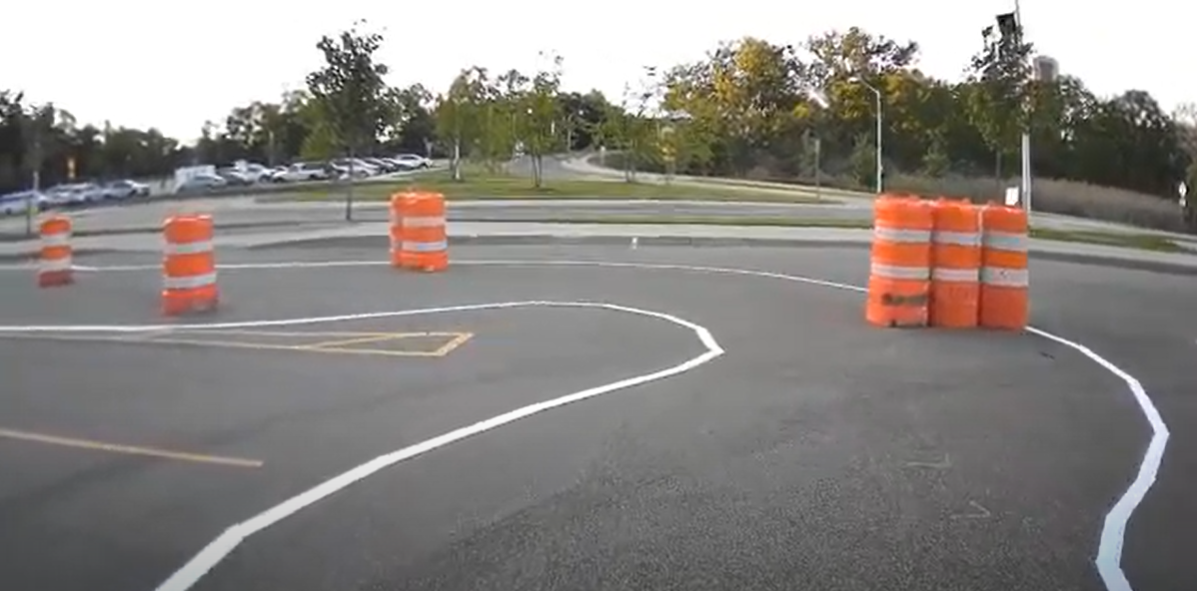
#> input picture line_detection_test/LineDetection2.png, 1197 x 591 px, found by its file name
$ python basic_line_detection_test.py
#> lines starting #> are read from the running program, lines starting #| are printed output that depends on the picture; after the words box and inside, x2 and y2 are one past the last pixel; in counts of white or black regions, pixels touching at a corner belong together; pictures that were not available may be replaced by others from this repository, and a replacement may not be noted
import os
import numpy as np
import cv2 as cv
from matplotlib import pyplot as plt

# making an array of subplots
fig, axs = plt.subplots(2, 2, figsize=(10, 5))

img = cv.imread('./Line_Detection/LineDetection2.png', cv.IMREAD_GRAYSCALE)
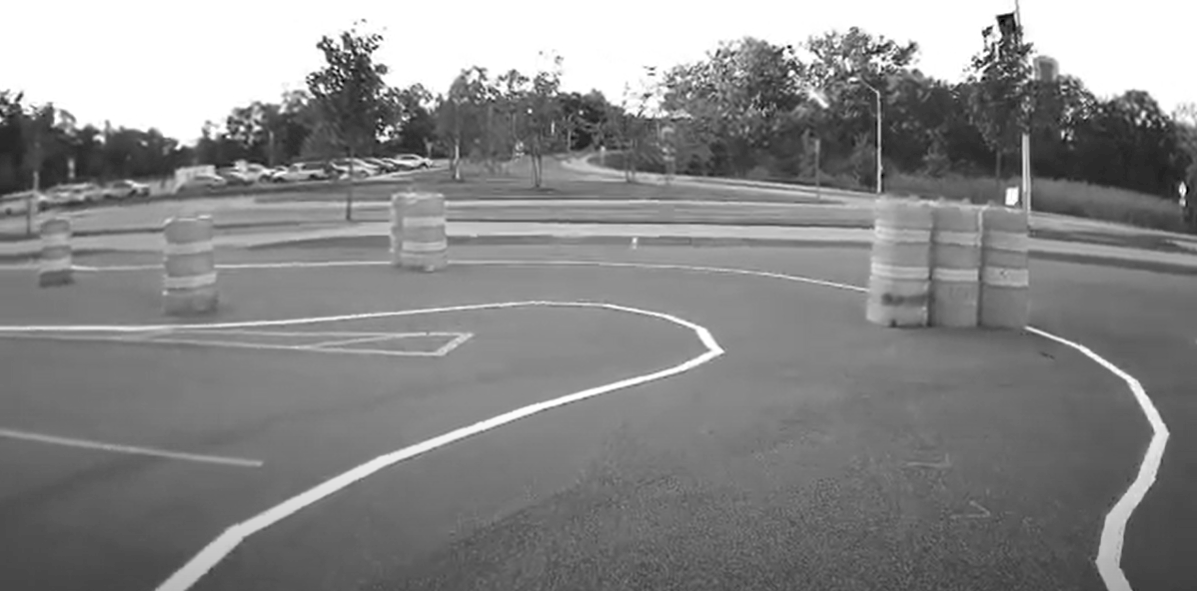
#> img: shape (591, 1197); min 0, max 255, mean 135.7
assert img is not None, "Image file could not be read"

edges = cv.blur(img, (5, 5))
edges2 = cv.Canny(edges, 100, 200)
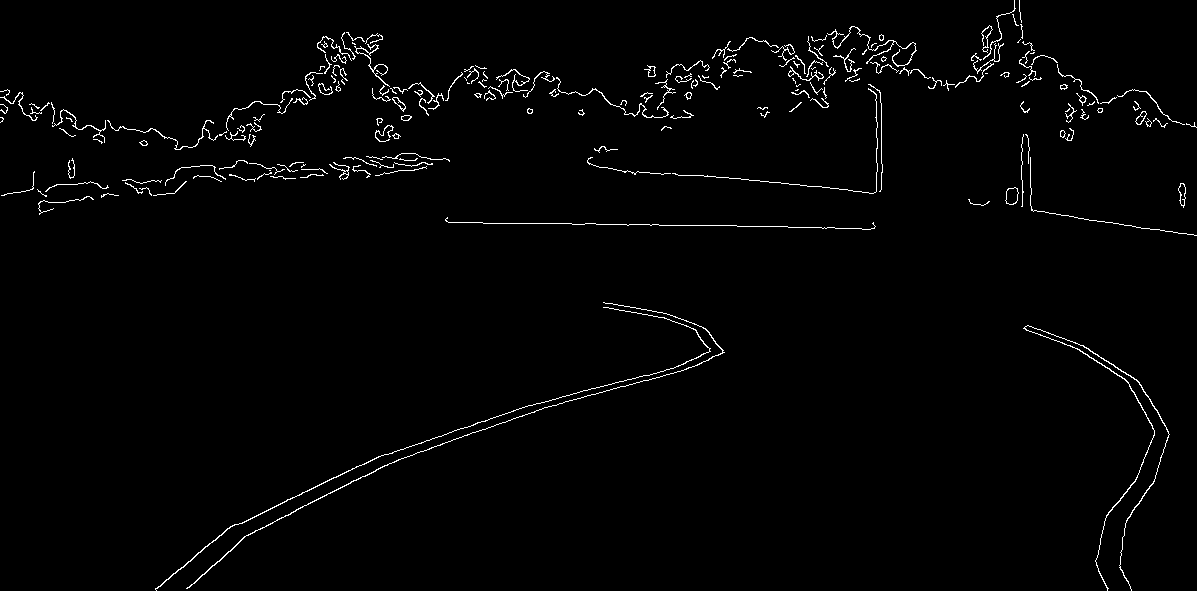
#> edges2: shape (591, 1197); 1.6% white in thin lines or dots
edges3 = cv.Canny(edges, 100, 200)

# Mask creation
height, width = img.shape[:2]
#> height = 591; width = 1197
mask = np.zeros(edges3.shape[:2], np.uint8)
test = cv.rectangle(edges3.copy(), (0, 0), (width, height // 3), 0, -1)
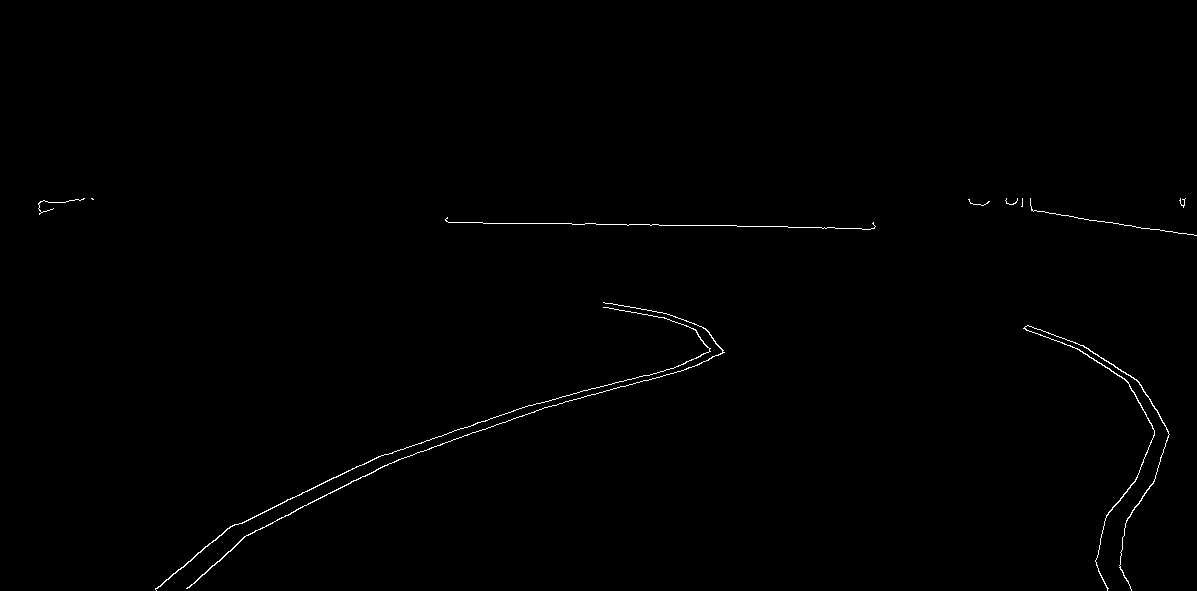
#> test: shape (591, 1197); 0.46% white in thin lines or dots, all inside (x1, y1, x2, y2) = (38, 198, 1197, 591)
masked_img = cv.bitwise_and(edges3, edges3, mask=mask)
#> masked_img: shape (591, 1197); every value is 0

# Show static images
axs[0, 0].imshow(img, cmap='gray')
axs[0, 0].set_title('Original Image')
axs[0, 0].axis('off')

axs[1, 0].imshow(edges2, cmap='gray')
axs[1, 0].set_title('Edge Image')
axs[1, 0].axis('off')

axs[0, 1].imshow(test, cmap='gray')
axs[0, 1].set_title('Masked Edge Image')
axs[0, 1].axis('off')

# Open video
cap = cv.VideoCapture('./Line_Detection/testvid.mp4', cv.IMREAD_GRAYSCALE)
if not cap.isOpened():
    print("Error opening video file")
    exit()

# Read first frame to initialize plot
ret, frame = cap.read()
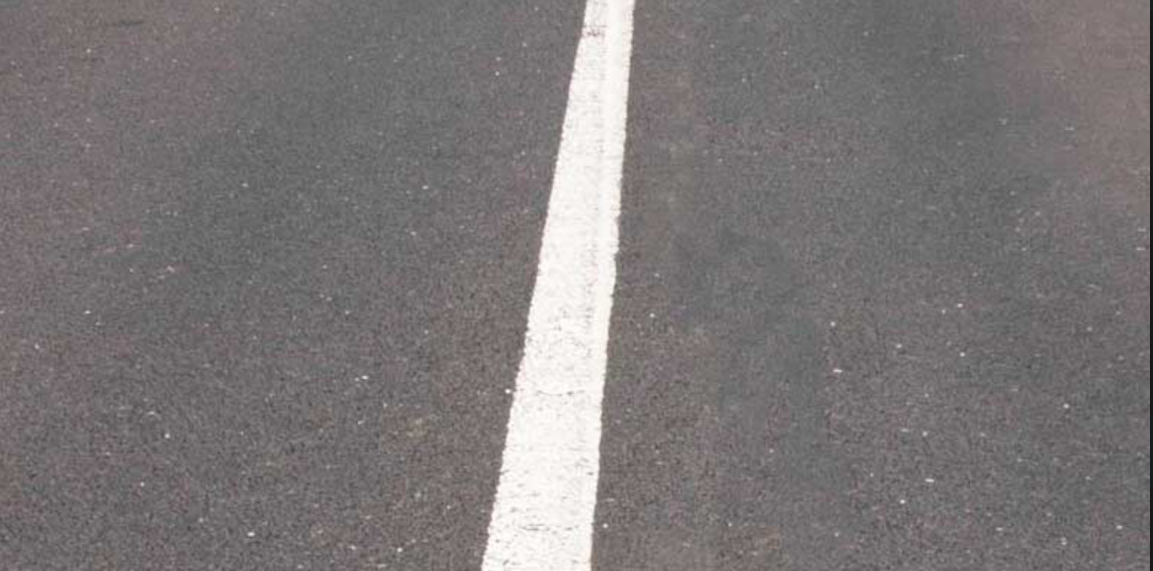
#> input picture line_detection_test/LineDetection1.png, 1153 x 571 px, given in place of testvid.mp4, which was not available
#> frame is the input picture: shape (571, 1153, 3); mean B, G, R 119.8, 119.3, 123.6
if not ret:
    print("Couldn't read video frame")
    cap.release()
    exit()

# Convert BGR to RGB for matplotlib
#frame_rgb = cv.cvtColor(frame, cv.COLOR_BGR2RGB)
video_im = axs[1, 1].imshow(frame, cmap='gray')
axs[1, 1].set_title('Video Frame')
axs[1, 1].axis('off')

plt.tight_layout()
plt.ion()  # Turn on interactive mode
plt.show()
#> figure, not shown here; B, G, R data is drawn as R, G, B

# Frame update loop
while cap.isOpened():
    ret, frame = cap.read()
    if not ret:
        break
    frame_rgb = cv.cvtColor(frame, cv.COLOR_BGR2GRAY)
    blur_image = cv.blur(frame_rgb, (5, 5))
    video_edges = cv.Canny(blur_image, 100, 200)
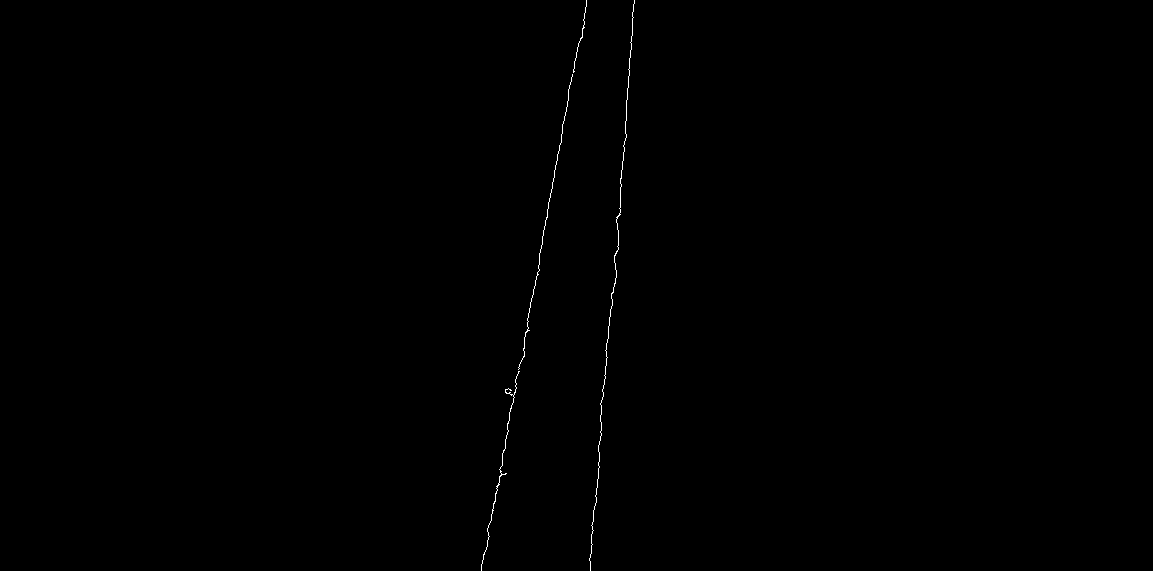
#> video_edges: shape (571, 1153); 0.18% white in thin lines or dots, all inside (x1, y1, x2, y2) = (481, 0, 635, 571)
    height2, width2 = img.shape[:2]
#> height2 = 591; width2 = 1197
    mask2 = np.zeros(video_edges.shape[:2], np.uint8)
    test2 = cv.rectangle(video_edges.copy(), (0, 0), (width2, height2 // 2), 0, -1)
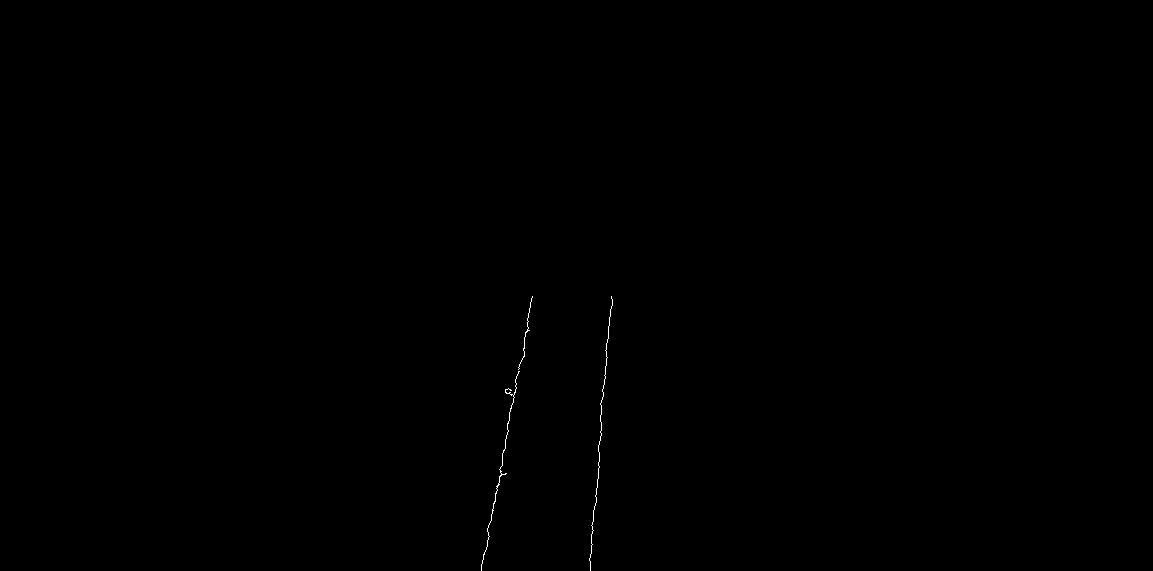
#> test2: shape (571, 1153); 0.09% white in thin lines or dots, all inside (x1, y1, x2, y2) = (481, 296, 613, 571)
    masked_img2 = cv.bitwise_and(video_edges, video_edges, mask=mask2)
#> masked_img2: shape (571, 1153); every value is 0
    video_im.set_data(test2)  # Update image data
    plt.pause(0.001)  # Adjust delay to control playback speed

cap.release()
plt.ioff()  # Turn off interactive mode
plt.show()
